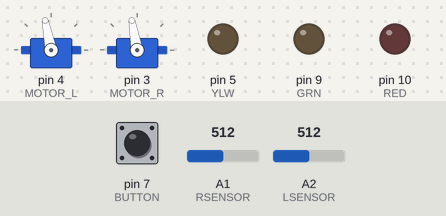
Bench run of a sketch on a simulated Arduino Uno, built with avr-gcc and run on an emulated ATmega328P. Shown: 2 × servo, output pins drawn as LEDs (lit = HIGH). Inputs (shaded band) come from the test bench; at power-on: A1 (RSENSOR) = 512, A2 (LSENSOR) = 512, pin 7 (BUTTON) HIGH.

Above: at 1.4 s.
1.5 s: A1 (RSENSOR) set to 900
At 2.7 s:
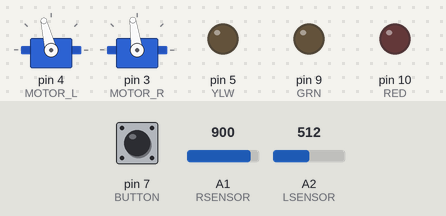
3.0 s: A1 (RSENSOR) set to 122
At 3.9 s:
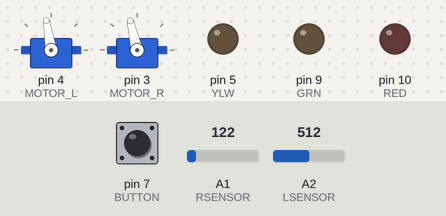
4.5 s: A2 (LSENSOR) set to 716
At 5.0 s:
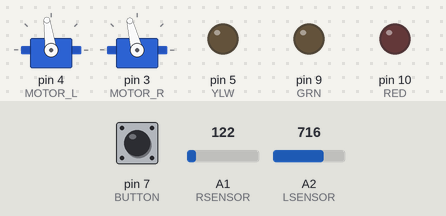
6.0 s: A2 (LSENSOR) set to 122
At 7.2 s:
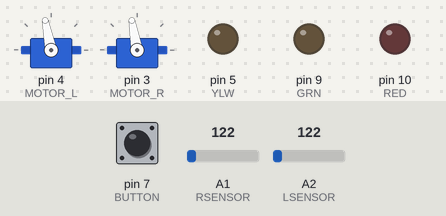
7.5 s: A2 (LSENSOR) set to 511
At 8.5 s:
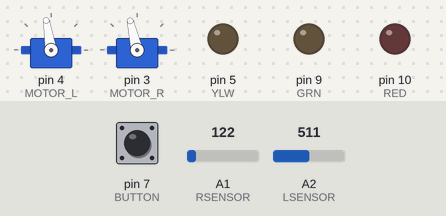
Timing chart, 0 to 10.0 s (numbered marks = the images above; inputs shaded):
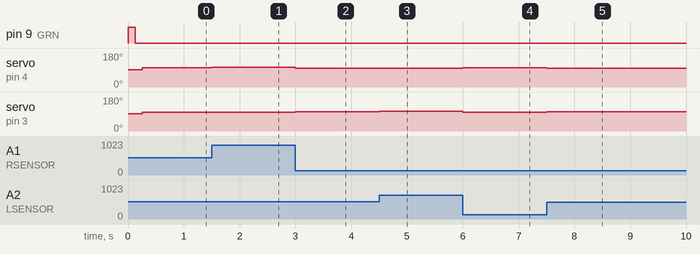

The sketch:

PID.ino
```cpp
#include <Servo.h>
Servo leftWheel;
Servo rightWheel;


#define DELTA_MAX 20
#define OFFSET 1
#define MAX_DIST 1250
#define STOP_PULSE 149
#define DELTA_FORWARD 10
#define UPDATE_TIME 1 // 1
#define K_VALUE_TYPE float
#define TIME_FUNCTION millis
#define I_DIVISION 1000

// use micro function
unsigned long micro_time;
unsigned long prev_micro_time;

int delta_time;

// Gains
K_VALUE_TYPE Kp = 0.008;
K_VALUE_TYPE Ki = 0;
K_VALUE_TYPE Kd = 0;

int P_error = 0;
int I_error = 0;
int D_error = 0;

int PID_result = 0;

int prev_P_error = 0;

const bool TEST = false;
const bool PLOT = true;
const bool SHOW_PID_RESULTS = true;

// pin assignments
int RED = 10;           //red LED Pin
int GRN = 9;           //green LED Pin
int YLW = 5;           //yellow LED Pin
int BUTTON = 7;        //pushbutton Pin
int SHARP = A3;     // Sharp Sensor on Analog Pin 3
int MOTOR_R = 3;        // right motor signal pin
int MOTOR_L = 4;        // left motor signal pin
const int LSENSOR = A2; // Left Sensor on Analog Pin 1
const int RSENSOR = A1; // Right Sensor on Analog Pin 2

// Range
int value = 0;
int mv_value = 0;


//global variables keft and right sensors
int lvalue = 0;  //left sensor value
int rvalue = 0;  //right sensor value

int lmotordelta = 0;
int rmotordelta = 0;

void setup() {
  // put your setup code here, to run once:
  // Initialize led pins as outputs.
  pinMode(GRN, OUTPUT);
  pinMode(YLW, OUTPUT);
  pinMode(RED, OUTPUT);

  // Initialize pins as inputs
  pinMode(BUTTON, INPUT);
  pinMode(SHARP, INPUT);

  pinMode(LSENSOR, INPUT);
  pinMode(RSENSOR, INPUT);

  leftWheel.attach(MOTOR_L);
  rightWheel.attach(MOTOR_R);

  // Initialize serial printout
  Serial.begin(9600);    // default 9600

  runMotors(0,0);
  do {
    digitalWrite(GRN, HIGH);
    delay(125);
    digitalWrite(GRN, LOW);
    delay(125);
  } while (digitalRead(BUTTON) == LOW);
  micro_time = TIME_FUNCTION();
}

void loop() {
  prev_P_error = P_error;
  prev_micro_time = micro_time;
  // put your main code here, to run repeatedly:
  lvalue = analogRead(LSENSOR);
  rvalue = analogRead(RSENSOR);

  lvalue = map(lvalue,0,1023,0,1000);
  rvalue = map(rvalue,0,1023,0,1000);
  micro_time = TIME_FUNCTION();

  delta_time = (int)(micro_time-prev_micro_time);

  P_error = lvalue - rvalue;
  I_error += ((P_error + prev_P_error)/2*delta_time)/I_DIVISION;
  D_error = (prev_P_error - P_error)/delta_time;

  if (TEST && !PLOT)
    PrintPIDvalues();
  else if (TEST)
    PlotPIDValues();

  PID_result = (int)(((K_VALUE_TYPE)P_error)*Kp + ((K_VALUE_TYPE)(I_error))*Ki + ((K_VALUE_TYPE)D_error)*Kd);

  // lmotordelta = DELTA_FORWARD + (PID_result < 0 ? -PID_result : 0);
  // rmotordelta = DELTA_FORWARD - OFFSET + (PID_result > 0 ? PID_result : 0);

  lmotordelta = DELTA_FORWARD - PID_result;
  rmotordelta = DELTA_FORWARD - OFFSET + PID_result;

  if (!TEST)
    runMotors((lmotordelta > DELTA_MAX ? DELTA_MAX : lmotordelta), (rmotordelta > DELTA_MAX ? DELTA_MAX : rmotordelta));
  delay(UPDATE_TIME); // might omit
}


// run robot wheels
void runMotors(int deltaL, int deltaR)
{
  int pulseL = (STOP_PULSE + deltaL)*10;    //length of pulse in microseconds
  int pulseR = (STOP_PULSE + deltaR)*10;
  leftWheel.writeMicroseconds(pulseL);
  rightWheel.writeMicroseconds(pulseR);
}

// Turn on a single LED and turn others off
void turnOnLED(int COLOUR)
{
  digitalWrite(GRN, LOW);
  digitalWrite(YLW, LOW);
  digitalWrite(RED, LOW);
  digitalWrite(COLOUR, HIGH);
}

void PlotPIDValues() {
  Serial.print("PID:");
  Serial.print(PID_result);
  Serial.print("\t");
  Serial.print("dtime:");
  Serial.print(delta_time);
  Serial.print("\t");
  Serial.print("P_Error:");
  Serial.print(P_error);
  Serial.print("\t");
  Serial.print("I_Error:");
  Serial.print(I_error);
  Serial.print("\t");
  Serial.print("D_Error:");
  Serial.println(D_error);
}


void PrintPIDvalues() {
  Serial.print("P Error= ");
  Serial.println(P_error);
  Serial.print("I Error= ");
  Serial.println(I_error);
  Serial.print("D Error= ");
  Serial.println(D_error);

}
```

Measured:
- after the input at 1.5 s, servo on pin 4 (MOTOR_L): 101° → 104° at once; servo on pin 3 (MOTOR_R): 100° → 98° at once
- after the input at 3.0 s, servo on pin 4 (MOTOR_L): 104° → 99° at once; servo on pin 3 (MOTOR_R): 98° → 103° at once
- after the input at 4.5 s, servo on pin 4 (MOTOR_L): 99° → 98° at once; servo on pin 3 (MOTOR_R): 103° → 104° at once
- after the input at 6.0 s, servo on pin 4 (MOTOR_L): 98° → 101° at once; servo on pin 3 (MOTOR_R): 104° → 100° at once
- after the input at 7.5 s, servo on pin 4 (MOTOR_L): 101° → 99° at once; servo on pin 3 (MOTOR_R): 100° → 103° at once
